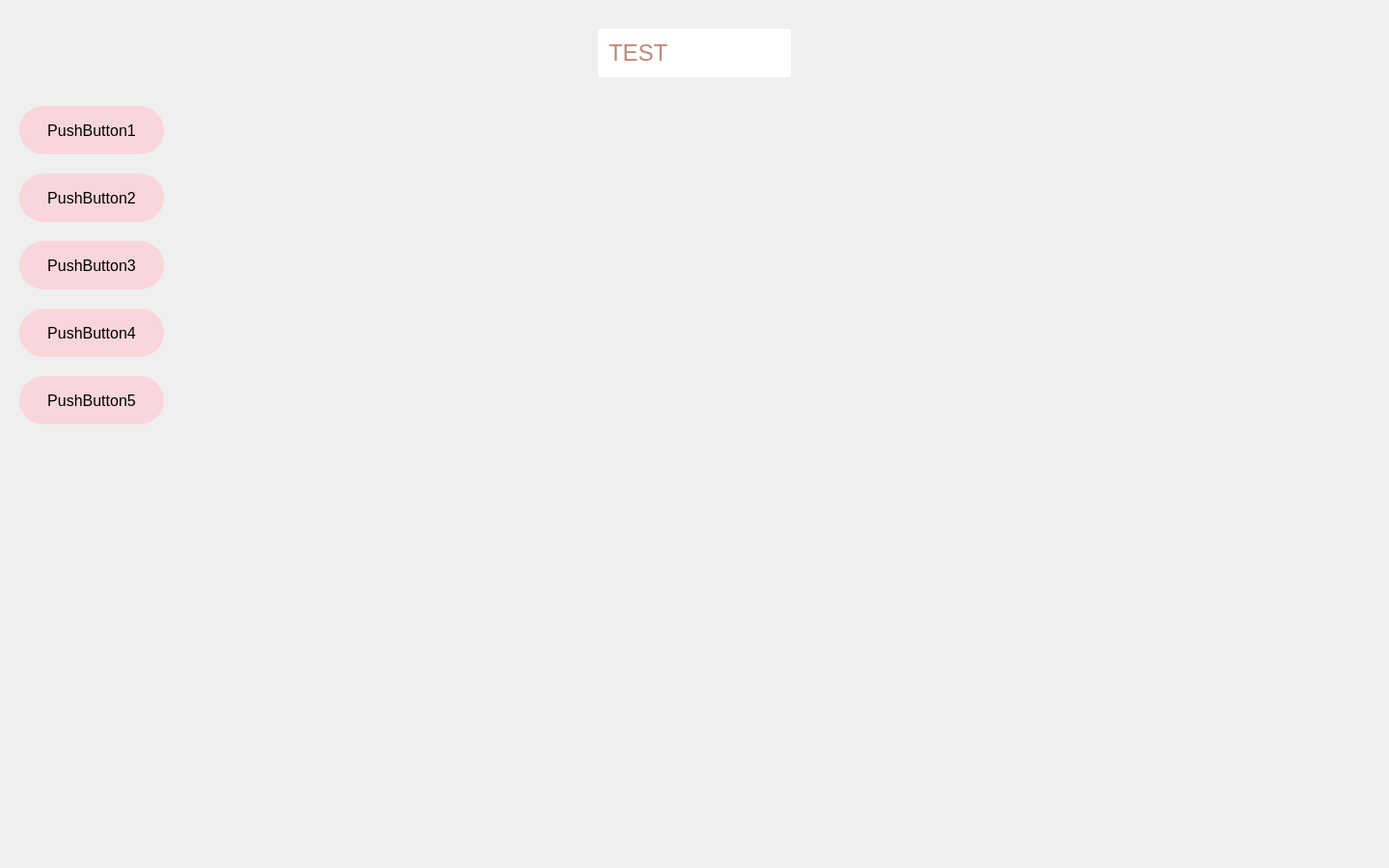
<?xml version="1.0" encoding="UTF-8"?>
<ui version="4.0">
 <class>Form</class>
 <widget class="QWidget" name="Form">
  <property name="geometry">
   <rect>
    <x>0</x>
    <y>0</y>
    <width>1440</width>
    <height>900</height>
   </rect>
  </property>
  <property name="windowTitle">
   <string>Form</string>
  </property>
  <widget class="QPushButton" name="pushButton">
   <property name="geometry">
    <rect>
     <x>20</x>
     <y>110</y>
     <width>150</width>
     <height>50</height>
    </rect>
   </property>
   <property name="styleSheet">
    <string notr="true">QPushButton {
            background-color: #f9d6db;
            color: black;
            font-size: 16px;
            border: none;
            border-radius: 25px;
            padding: 10px 20px;

        }
        QPushButton:hover {
            background-color: #e8a3ae;
        }</string>
   </property>
   <property name="text">
    <string>PushButton1</string>
   </property>
  </widget>
  <widget class="QPushButton" name="pushButton_2">
   <property name="geometry">
    <rect>
     <x>20</x>
     <y>180</y>
     <width>150</width>
     <height>50</height>
    </rect>
   </property>
   <property name="styleSheet">
    <string notr="true">QPushButton {
            background-color: #f9d6db;
            color: black;
            font-size: 16px;
            border: none;
            border-radius: 25px;
            padding: 10px 20px;

        }
        QPushButton:hover {
            background-color: #e8a3ae;
        }</string>
   </property>
   <property name="text">
    <string>PushButton2</string>
   </property>
  </widget>
  <widget class="QPushButton" name="pushButton_3">
   <property name="geometry">
    <rect>
     <x>20</x>
     <y>250</y>
     <width>150</width>
     <height>50</height>
    </rect>
   </property>
   <property name="styleSheet">
    <string notr="true">QPushButton {
            background-color: #f9d6db;
            color: black;
            font-size: 16px;
            border: none;
            border-radius: 25px;
            padding: 10px 20px;

        }
        QPushButton:hover {
            background-color: #e8a3ae;
        }</string>
   </property>
   <property name="text">
    <string>PushButton3</string>
   </property>
  </widget>
  <widget class="QPushButton" name="pushButton_4">
   <property name="geometry">
    <rect>
     <x>20</x>
     <y>320</y>
     <width>150</width>
     <height>50</height>
    </rect>
   </property>
   <property name="styleSheet">
    <string notr="true">QPushButton {
            background-color: #f9d6db;
            color: black;
            font-size: 16px;
            border: none;
            border-radius: 25px;
            padding: 10px 20px;

        }
        QPushButton:hover {
            background-color: #e8a3ae;
        }</string>
   </property>
   <property name="text">
    <string>PushButton4</string>
   </property>
  </widget>
  <widget class="QPushButton" name="pushButton_5">
   <property name="geometry">
    <rect>
     <x>20</x>
     <y>390</y>
     <width>150</width>
     <height>50</height>
    </rect>
   </property>
   <property name="styleSheet">
    <string notr="true">QPushButton {
            background-color: #f9d6db;
            color: black;
            font-size: 16px;
            border: none;
            border-radius: 25px;
            padding: 10px 20px;

        }
        QPushButton:hover {
            background-color: #e8a3ae;
        }</string>
   </property>
   <property name="text">
    <string>PushButton5</string>
   </property>
  </widget>
  <widget class="QLabel" name="label">
   <property name="geometry">
    <rect>
     <x>620</x>
     <y>30</y>
     <width>200</width>
     <height>50</height>
    </rect>
   </property>
   <property name="styleSheet">
    <string notr="true">background-color: white;
            color: #b98a7c;
            font-size: 24px;
            padding: 5px;
            border-radius: 3px;
            font: Arial;</string>
   </property>
   <property name="text">
    <string>TEST</string>
   </property>
  </widget>
 </widget>
 <resources/>
 <connections/>
</ui>
